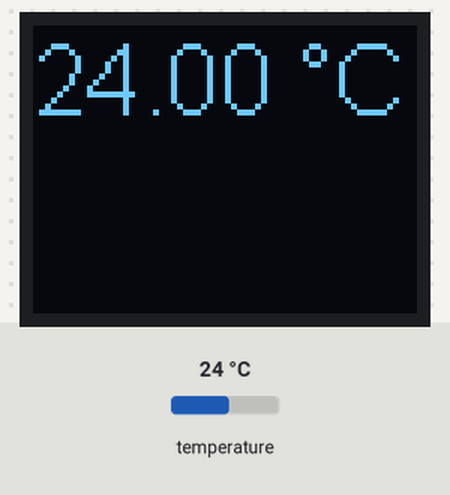
Simulated run of this sketch. Board: ESP8266 (NodeMCU). On the bench: 64×48 one-colour display. The test bench sets the inputs (shaded band); at power-on: temperature 24 °C.

Above: at 0.8 s.

The sketch:

TempDisplay.ino
```cpp
/*         _____
GND     --| DS  |
DATA    --| 18. |
VDD 5v  --|_____|
*/

// OneWire lib:           https://www.pjrc.com/teensy/td_libs_OneWire.html
// DallasTemperature lib: https://github.com/milesburton/Arduino-Temperature-Control-Library
#include <OneWire.h>
#include <DallasTemperature.h>

// display
#include "SSD1306Wire.h"

// Use PIN D4, GPIO 2 as BUS-Pin
#define ONE_WIRE_BUS 2
OneWire oneWire(ONE_WIRE_BUS);
DallasTemperature DS18B20(&oneWire);
float temperature;

SSD1306Wire display(0x3c, SDA, SCL, GEOMETRY_64_48);   // ADDRESS, SDA, SCL  -  SDA and SCL usually populate automatically based on your board's pins_arduino.h e.g. https://github.com/esp8266/Arduino/blob/master/variants/nodemcu/pins_arduino.h
int displayHeight = 48;
int displayWidth  = 64;

int sleepTimer = 10; // minutes
int refreshRate = 30; // seconds
int maxSleepTimer = sleepTimer * 60 / refreshRate;
int sleepTimerCounter = 0;

void writeToDisplay(String s){
  display.clear();
  display.drawStringMaxWidth(0, 0, displayWidth, s);
  display.display();
}

void setup(){
  //Serial.begin(115200);

  // Initialising the UI will init the display too.
  display.init();
  display.flipScreenVertically();
  display.setTextAlignment(TEXT_ALIGN_LEFT);
  display.setFont(ArialMT_Plain_16); // 10, 24

  DS18B20.begin();
}

void loop(){
  if(sleepTimerCounter < maxSleepTimer){

    DS18B20.requestTemperatures();
    temperature = DS18B20.getTempCByIndex(0);
//    Serial.println(String(temperature) + " °C");
//    temperature = round(temperature * 10) / 10;
//    Serial.println(String(temperature) + " °C");

    writeToDisplay(String(temperature) + " °C");

    delay(refreshRate * 1000);

  } else {

    sleepTimerCounter = maxSleepTimer;
    //Serial.println(sleepTimerCounter);
    display.clear();
    display.display();
    delay(100 * 1000);
  }
  sleepTimerCounter = sleepTimerCounter + 1;
}
```
